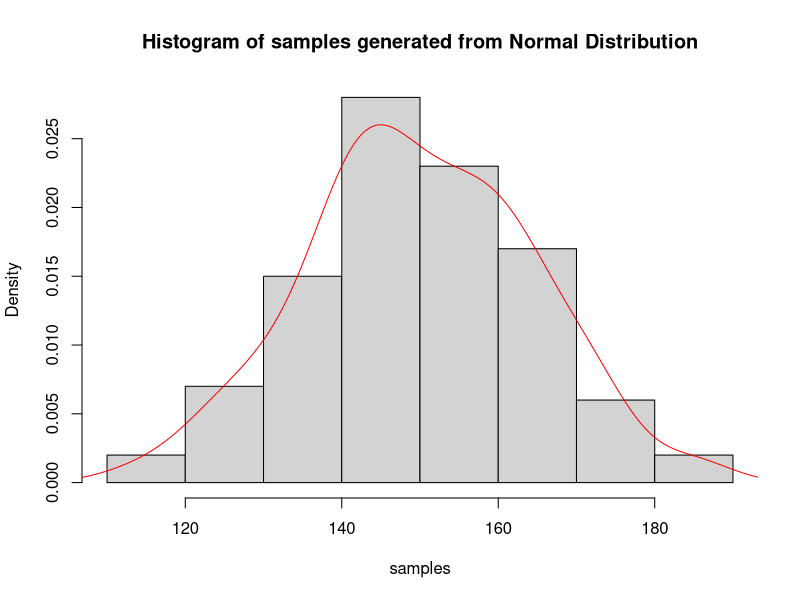

Here is the R script that generated this plot:
#excercise 3
#question 2a)
#rnorm(numberSamples,mean,stand daviation)
set.seed(777)
x=rnorm(100, mean=150, sd=15)

#question 2b 
#create histogram
hist(x,xlab="samples", main="Histogram of samples generated from Normal Distribution",prob=TRUE)

#plot line
lines(x = density(x = x), col = "red")

#question 2c
xx=matrix(x,nrow=10,ncol=10);xx

#question 2d
v1=head(xx,25)
xx1=array(v1,dim = c(5,5,2));xx1

#question 2e
print(xx1[3,2,1])
